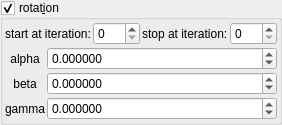
    <widget class="MyGroupBox" name="groupCheck_transf_function_enabledR_false">
     <property name="toolTip">
      <string/>
     </property>
     <property name="title">
      <string>rotat&amp;ion</string>
     </property>
     <property name="checkable">
      <bool>true</bool>
     </property>
     <layout class="QVBoxLayout" name="verticalLayout_31" stretch="0,0">
      <property name="spacing">
       <number>2</number>
      </property>
      <property name="leftMargin">
       <number>2</number>
      </property>
      <property name="topMargin">
       <number>2</number>
      </property>
      <property name="rightMargin">
       <number>2</number>
      </property>
      <property name="bottomMargin">
       <number>2</number>
      </property>
      <item>
       <layout class="QGridLayout" name="gridLayout_67">
        <property name="spacing">
         <number>2</number>
        </property>
        <item row="0" column="2">
         <widget class="QLabel" name="label_250">
          <property name="text">
           <string>stop at iteration:</string>
          </property>
         </widget>
        </item>
        <item row="0" column="1">
         <widget class="MySpinBox" name="spinboxInt_transf_start_iterations_R">
          <property name="sizePolicy">
           <sizepolicy hsizetype="Minimum" vsizetype="Maximum">
            <horstretch>0</horstretch>
            <verstretch>0</verstretch>
           </sizepolicy>
          </property>
          <property name="maximum">
           <number>999</number>
          </property>
         </widget>
        </item>
        <item row="0" column="3">
         <widget class="MySpinBox" name="spinboxInt_transf_stop_iterations_R">
          <property name="sizePolicy">
           <sizepolicy hsizetype="Minimum" vsizetype="Maximum">
            <horstretch>0</horstretch>
            <verstretch>0</verstretch>
           </sizepolicy>
          </property>
          <property name="maximum">
           <number>999</number>
          </property>
         </widget>
        </item>
        <item row="0" column="0">
         <widget class="QLabel" name="label_251">
          <property name="text">
           <string>start at iteration:</string>
          </property>
         </widget>
        </item>
       </layout>
      </item>
      <item>
       <layout class="QGridLayout" name="gridLayout_10" columnstretch="0,1">
        <property name="spacing">
         <number>2</number>
        </property>
        <item row="1" column="1">
         <widget class="MyDoubleSpinBox" name="spinboxd3_transf_rotation_y">
          <property name="sizePolicy">
           <sizepolicy hsizetype="Minimum" vsizetype="Maximum">
            <horstretch>0</horstretch>
            <verstretch>0</verstretch>
           </sizepolicy>
          </property>
          <property name="prefix">
           <string/>
          </property>
          <property name="suffix">
           <string/>
          </property>
          <property name="decimals">
           <number>6</number>
          </property>
          <property name="minimum">
           <double>-180.000000000000000</double>
          </property>
          <property name="maximum">
           <double>180.000000000000000</double>
          </property>
          <property name="singleStep">
           <double>1.000000000000000</double>
          </property>
         </widget>
        </item>
        <item row="2" column="1">
         <widget class="MyDoubleSpinBox" name="spinboxd3_transf_rotation_z">
          <property name="sizePolicy">
           <sizepolicy hsizetype="Minimum" vsizetype="Maximum">
            <horstretch>0</horstretch>
            <verstretch>0</verstretch>
           </sizepolicy>
          </property>
          <property name="prefix">
           <string/>
          </property>
          <property name="suffix">
           <string/>
          </property>
          <property name="decimals">
           <number>6</number>
          </property>
          <property name="minimum">
           <double>-180.000000000000000</double>
          </property>
          <property name="maximum">
           <double>180.000000000000000</double>
          </property>
          <property name="singleStep">
           <double>1.000000000000000</double>
          </property>
         </widget>
        </item>
        <item row="1" column="0">
         <widget class="QLabel" name="label_34">
          <property name="text">
           <string notr="true">beta</string>
          </property>
          <property name="alignment">
           <set>Qt::AlignCenter</set>
          </property>
         </widget>
        </item>
        <item row="0" column="1">
         <widget class="MyDoubleSpinBox" name="spinboxd3_transf_rotation_x">
          <property name="sizePolicy">
           <sizepolicy hsizetype="Minimum" vsizetype="Maximum">
            <horstretch>0</horstretch>
            <verstretch>0</verstretch>
           </sizepolicy>
          </property>
          <property name="prefix">
           <string/>
          </property>
          <property name="suffix">
           <string/>
          </property>
          <property name="decimals">
           <number>6</number>
          </property>
          <property name="minimum">
           <double>-180.000000000000000</double>
          </property>
          <property name="maximum">
           <double>180.000000000000000</double>
          </property>
          <property name="singleStep">
           <double>1.000000000000000</double>
          </property>
         </widget>
        </item>
        <item row="0" column="0">
         <widget class="QLabel" name="label_35">
          <property name="text">
           <string notr="true">alpha</string>
          </property>
          <property name="alignment">
           <set>Qt::AlignCenter</set>
          </property>
         </widget>
        </item>
        <item row="2" column="0">
         <widget class="QLabel" name="label_36">
          <property name="text">
           <string notr="true">gamma</string>
          </property>
          <property name="alignment">
           <set>Qt::AlignCenter</set>
          </property>
         </widget>
        </item>
       </layout>
      </item>
     </layout>
    </widget>
